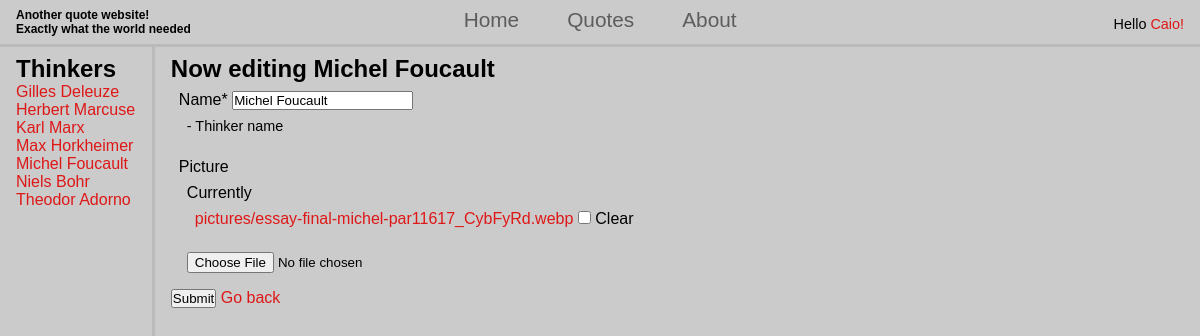
/quotes/edit_thinker/3/ (signed in), run on the app's committed database.
### content/models.py (models this page shows)
class Thinker (models.Model):
    name = models.CharField(
        max_length=50, help_text="- Thinker name", validators=[validators.MinLengthValidator(1, "Please enter at least one character")])
    works = models.ManyToManyField("Work", blank=True)
    picture = models.ImageField (null=True, blank=True, upload_to="pictures/")
    created_by = models.ForeignKey(settings.AUTH_USER_MODEL, on_delete=models.CASCADE, null=True, blank=True)
    created = models.DateTimeField(auto_now_add=True, null=True)
    updated = models.DateTimeField(auto_now=True, null=True)
    def __str__(self):
        return self.name

### content/views.py (the view)
# urls.py: path("edit_thinker/<int:pk>/", views.ThinkerEdit.as_view(), name="editthinker"),
class ThinkerEdit(OwnerUpdateView):
    template_name = "content/edit_thinker.html"
    model = Thinker
    form_class = ThinkerForm
    success_url = reverse_lazy("base:profile")

### content/forms.py
class ThinkerForm(ModelForm):
    class Meta:
        model = Thinker
        fields = ["name", "picture"]

### content/context_processors.py (called while the page is built)
def get_thinkers(request):
    thinkers = Thinker.objects.all().order_by("name")
    return {"thinkers":thinkers}

### content/owner.py (called while the page is built)
    def get_queryset(self):
        qs = super(UpdateView, self).get_queryset()
        return qs.filter(created_by=self.request.user)

### content/templates/content/edit_thinker.html (shortened to what this page needs)
{% extends 'main.html' %}
{% block content %}
<h2>Now editing {{thinker.name}}</h2>
{% load crispy_forms_tags %}
<form action="" method="post">
    {{form|crispy}}
    <input type="submit" value="Submit">
    <a href="{% url 'base:profile' %}">Go back</a>
</form>
{% endblock %}

### templates/nav.html (shortened to what this page needs)
<!DOCTYPE html>
<html lang="en">
<head>
</head>
<nav class="navbar">
    <div class="banner">
        <h1>Another quote website!</h1>
        <h2>Exactly what the world needed</h2>
    </div>
    <div class="navigation">
        <a href="{% url 'base:home' %}">Home</a>
        <a href="{% url 'content:main' %}">Quotes</a>
        <a href="{% url 'base:about' %}">About</a>
    </div>
    <div class="login">
        {% if user.is_authenticated %}
        <p>Hello <span class="profileBtn">{{user.username}}!</span></p>
        {% else %}
        <a href="{% url 'base:login' %}">Login</a>
        {% endif %}
    </div>
</nav>
</html>

### templates/sidebar.html (shortened to what this page needs)
<!DOCTYPE html>
<html lang="en">
<head>
</head>
<body>
    <nav>
        <h2>Thinkers</h2>
        <ul>
            {% for thinker in thinkers %}
            <li><a href="{% url 'content:main' %}?q={{thinker.name|urlencode}}">{{thinker}}</a></li>
            {% endfor %}
        </ul>
    </nav>
</body>
</html>

### static/css/style.css (style rules this page uses)
* { margin: 0; padding: 0; box-sizing: border-box; }
html { background-color: #cbcbcb; font-family: Verdana, Geneva, Tahoma, sans-serif; }
a { color: hsla(0, 90%, 46%, 0.941); text-decoration: none; }
ul ::marker { content: none; }
.navbar { display: flex; flex-wrap: wrap; padding: 0.5em 1em; border-bottom: solid #2f2f2f1a; position: sticky; }
.banner { flex: 0 0 auto; font-size: 0.5rem; font-weight: bolder; }
.navigation { position: relative; display: flex; gap: 3rem; font-size: 1.3rem; justify-content: center; flex: 1; margin-left: -5em; }
.navigation a { color: rgb(93, 93, 93); }
.login { margin-top: 0.5rem; text-align: right; font-size: 0.9rem; }
.profileBtn { color: hsla(0, 90%, 46%, 0.941); text-decoration: none; }
form div { padding: 0.5rem; }
.form-text { font-size: 0.9rem }

### data on the page
Thinker: name "Gilles Deleuze"
Thinker: name "Herbert Marcuse"
Thinker: name "Karl Marx"
Thinker: name "Max Horkheimer"
Thinker: name "Michel Foucault"
Thinker: name "Niels Bohr"
Thinker: name "Theodor Adorno"

### other printed values
{{ user.username }} "Caio"
